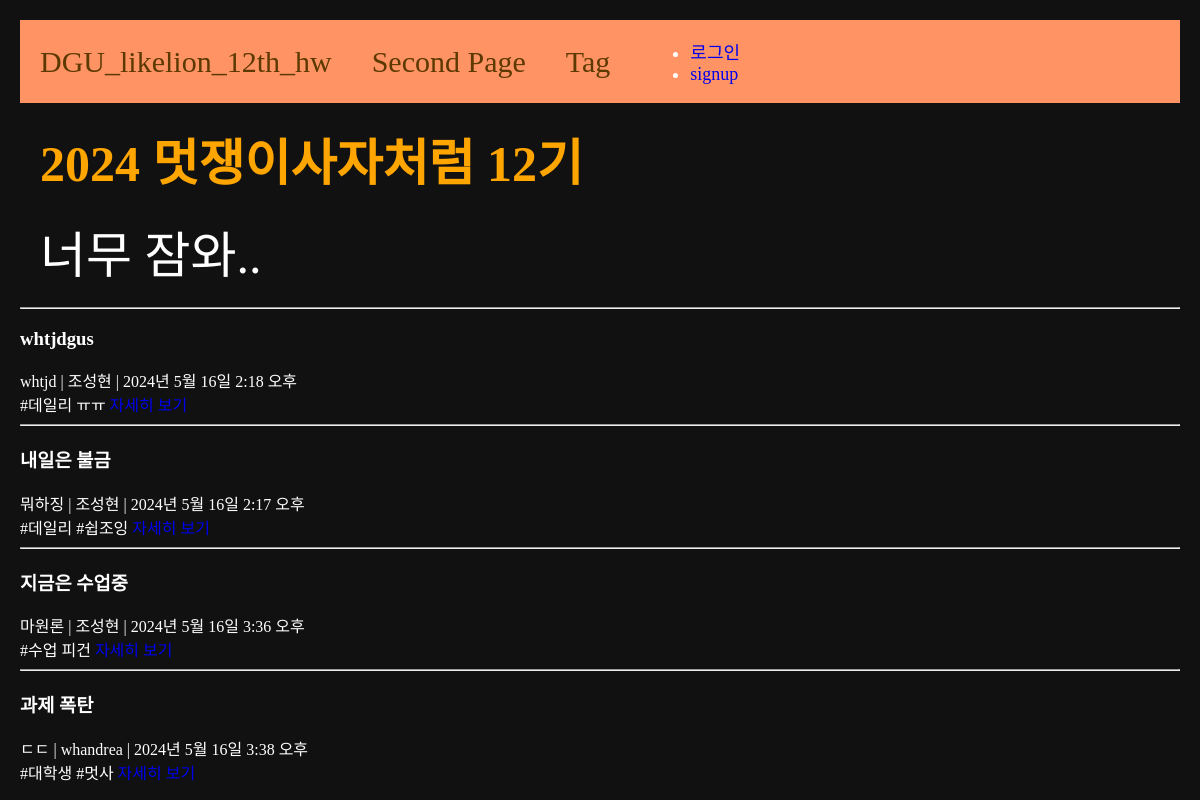
Page /second on the earlier database version.
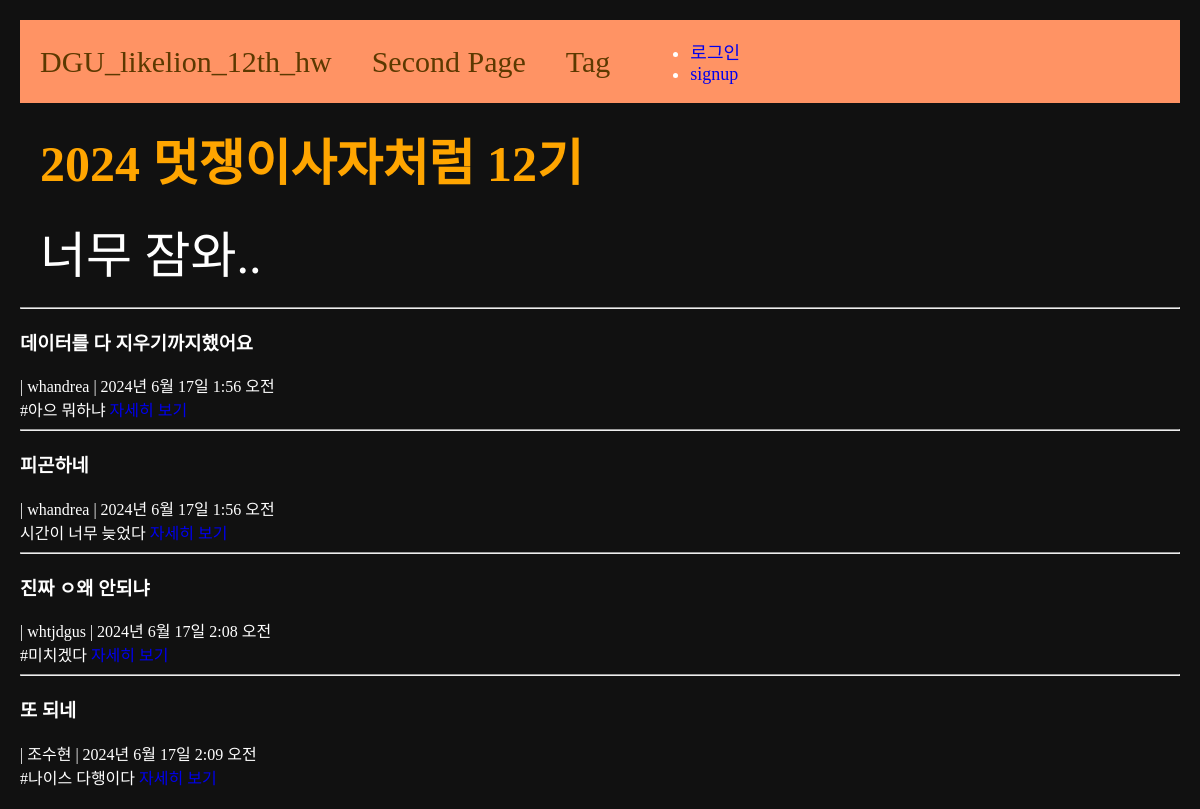
Same page on the later database version.
### main/models.py (models this page shows, shortened)
class Post(models.Model):
    title= models.CharField(max_length=50)
    stitle= models.CharField(max_length=10)
    writer= models.ForeignKey(User, null=False,blank=False,on_delete=models.CASCADE)
    body= models.TextField()
    pub_date= models.DateTimeField()
    image= models.ImageField(upload_to="blog/", blank=True, null=True)
    tags= models.ManyToManyField(Tag, related_name='blogs',blank=True)
    like = models.ManyToManyField(User,related_name='likes', blank=True)
    like_count=models.PositiveIntegerField(default=0)
    def summary(self):
        return self.body[:20]

### main/views.py (the view)
# urls.py: path('second', secondpage, name="secondpage"),
def secondpage(request):
    blogs = Post.objects.all()
    return render(request, 'main/secondpage.html', {'blogs': blogs})

### main/templates/main/secondpage.html (shortened to what this page needs)
{% extends 'base.html' %}
{% block content %}
<h1 class="contents">2024 멋쟁이사자처럼 12기</h1>
<div class="contents">너무 잠와..</div>
<div>
    {% for blog in blogs %}
    <div>
        <hr/>
        <h3>{{blog.title}}</h3>
        {{blog.stitle}} | {{blog.writer}} | {{blog.pub_date}}<br>
        {{blog.summary}}
        <a href="{% url 'main:detail' blog.id %}">자세히 보기</a>
        <br>
    </div>
    {% endfor %}
</div>
{% endblock %}

### project/templates/base.html (shortened to what this page needs)
<!DOCTYPE html>
{% load static %}
<html lang="ko">
<head>
  <link rel="stylesheet" type="text/css" href="{% static 'css/project.css' %}">
</head>
<body class="body-container">
    {% include 'shared/_navbar.html' %}
    {% block content %}
    {% endblock %}
</body>
</html>

### project/templates/shared/_navbar.html (shortened to what this page needs)
<nav class="navbar-container">
    <a class="navbar-link" href="{% url 'main:mainpage' %}">DGU_likelion_12th_hw</a>
    <a class="navbar-link" href="{% url 'main:secondpage' %}">Second Page</a>
    <a class="navbar-link" href="{% url 'main:tag-list' %}">Tag</a>
  <div class="nav-right">
    {% if user.is_authenticated %}
    <ul class="nav-link-accouts">
      <li class="nav-link-user">{{user.username}}</li>
      <li><a href="{% url 'accounts:logout' %}">로그아웃</a></li>
      <li><a href="{% url 'users:mypage' user.id %}">mypage</a></li>
    </ul>
    {% else %}
    <ul class="nav-link-account">
      <li><a href="{% url 'accounts:login' %}">로그인</a></li>
      <li><a href="{% url 'accounts:signup' %}">signup</a></li>
    </ul>
    {% endif %}
    </div>
</nav>

### project/static/css/project.css (style rules this page uses)
h1 { color:orange; }

### project/templates/base.html (style rules this page uses)
a { text-decoration: none; }
.body-container { background-color: #111; color: #fff; margin: 20px; }
.navbar-container { display: flex; align-items: center; padding-left: 20px; gap: 40px; background-color: #FF9364; font-size: 18px; }
.navbar-link { color: #5c3900; font-size: 30px; }
.contents { font-size: 50px; margin: 20px; }

Differences in the rows shown:
removed Post: title "whtjdgus", stitle "whtjd", writer "조성현", pub_date "2024년 5월 16일 2:18 오후", summary "#데일리 ㅠㅠ"
removed Post: title "내일은 불금", stitle "뭐하징", writer "조성현", pub_date "2024년 5월 16일 2:17 오후", summary "#데일리 #쉽조잉"
removed Post: title "지금은 수업중", stitle "마원론", writer "조성현", pub_date "2024년 5월 16일 3:36 오후", summary "#수업 피건"
removed Post: title "과제 폭탄", stitle "ㄷㄷ", writer "whandrea", pub_date "2024년 5월 16일 3:38 오후", summary "#대학생 #멋사"
added Post: title "데이터를 다 지우기까지했어요", writer "whandrea", pub_date "2024년 6월 17일 1:56 오전", summary "#아으 뭐하냐"
added Post: title "피곤하네", writer "whandrea", pub_date "2024년 6월 17일 1:56 오전", summary "시간이 너무 늦었다"
added Post: title "진짜 ㅇ왜 안되냐", writer "whtjdgus", pub_date "2024년 6월 17일 2:08 오전", summary "#미치겠다"
added Post: title "또 되네", writer "조수현", pub_date "2024년 6월 17일 2:09 오전", summary "#나이스 다행이다"
